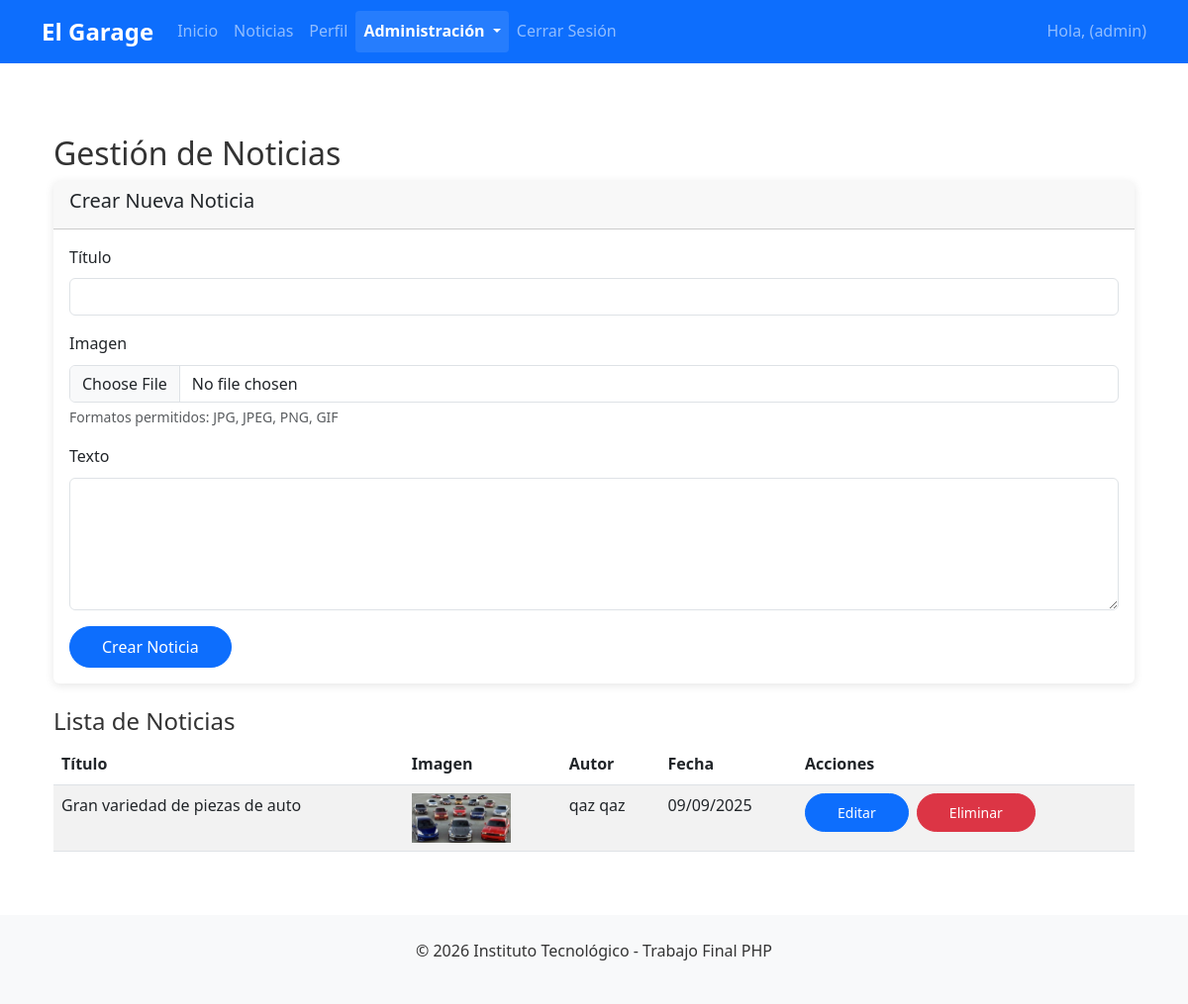
Screenshot of /admin/noticias-administracion.php (signed in) with the database file from the repository.
### tables this page shows
CREATE TABLE `noticias` (
  `idNoticia` int(11) NOT NULL,
  `titulo` varchar(255) NOT NULL,
  `imagen` varchar(255) NOT NULL,
  `texto` text NOT NULL,
  `fecha` date NOT NULL,
  `idUser` int(11) NOT NULL
);

CREATE TABLE `users_data` (
  `idUser` int(11) NOT NULL,
  `nombre` varchar(100) NOT NULL,
  `apellidos` varchar(100) NOT NULL,
  `email` varchar(100) NOT NULL,
  `telefono` varchar(20) NOT NULL,
  `fecha_nacimiento` date NOT NULL,
  `direccion` text DEFAULT NULL,
  `sexo` enum('Hombre','Mujer','Otro') DEFAULT NULL
);

### admin/noticias-administracion.php (the view, shortened to what this page needs)
<?php
require '../includes/database.php';
$base_url = rtrim(dirname(dirname($_SERVER['SCRIPT_NAME'])), '/\\') . '/';
$stmt = $pdo->query("
    SELECT n.*, ud.nombre, ud.apellidos
    FROM noticias n
    JOIN users_data ud ON n.idUser = ud.idUser
    ORDER BY n.fecha DESC
");
$noticias = $stmt->fetchAll();
?>
<!DOCTYPE html>
<html lang="es">
<head>
    <link href="https://cdn.jsdelivr.net/npm/bootstrap@5.3.0/dist/css/bootstrap.min.css" rel="stylesheet">
    <link rel="stylesheet" href="<?= $base_url ?>css/styles.css"></head>
<body>
    <?php include '../includes/header.php'; ?>
    <div class="container mt-5">
        <h2>Gestión de Noticias</h2>
        <div class="card mb-4">
            <div class="card-header">
                <h5>Crear Nueva Noticia</h5>
            </div>
            <div class="card-body">
                <form method="POST" enctype="multipart/form-data">
                    <div class="mb-3">
                        <label for="titulo" class="form-label">Título</label>
                        <input type="text" class="form-control" id="titulo" name="titulo" required>
                    </div>
                    <div class="mb-3">
                        <label for="imagen" class="form-label">Imagen</label>
                        <input type="file" class="form-control" id="imagen" name="imagen" accept="image/*" required>
                        <div class="form-text">Formatos permitidos: JPG, JPEG, PNG, GIF</div>
                    </div>
                    <div class="mb-3">
                        <label for="texto" class="form-label">Texto</label>
                        <textarea class="form-control" id="texto" name="texto" rows="5" required></textarea>
                    </div>
                    <button type="submit" name="crear_noticia" class="btn btn-primary">Crear Noticia</button>
                </form>
            </div>
        </div>
        <h4>Lista de Noticias</h4>
        <?php if (count($noticias) > 0): ?>
            <div class="table-responsive">
                <table class="table table-striped">
                    <thead>
                        <tr>
                            <th>Título</th>
                            <th>Imagen</th>
                            <th>Autor</th>
                            <th>Fecha</th>
                            <th>Acciones</th>
                        </tr>
                    </thead>
                    <tbody>
                        <?php foreach ($noticias as $noticia): ?>
                        <tr>
                            <td><?= htmlspecialchars($noticia['titulo']) ?></td>
                            <td>
                                <?php if (!empty($noticia['imagen'])): ?>
                                    <img src="../<?= htmlspecialchars($noticia['imagen']) ?>" alt="Imagen de noticia" style="max-width: 100px; max-height: 100px;">
                                <?php else: ?>
                                    <span class="text-muted">Sin imagen</span>
                                <?php endif; ?>
                            </td>
                            <td><?= htmlspecialchars($noticia['nombre'] . ' ' . $noticia['apellidos']) ?></td>
                            <td><?= date('d/m/Y', strtotime($noticia['fecha'])) ?></td>
                            <td>
                                <button type="button" class="btn btn-sm btn-primary me-1"
                                        data-bs-toggle="modal" data-bs-target="#editarNoticiaModal"
                                        data-id="<?= $noticia['idNoticia'] ?>"
                                        data-titulo="<?= htmlspecialchars($noticia['titulo']) ?>"
                                        data-texto="<?= htmlspecialchars($noticia['texto']) ?>"
                                        data-imagen="<?= htmlspecialchars($noticia['imagen']) ?>">
                                    Editar
                                </button>
                                <form method="POST" onsubmit="return confirm('¿Está seguro de eliminar esta noticia?')" class="d-inline">
                                    <button type="submit" name="eliminar_noticia" class="btn btn-sm btn-danger">Eliminar</button>
                                </form>
                            </td>
                        </tr>
                        <?php endforeach; ?>
                    </tbody>
                </table>
            </div>
        <?php else: ?>
            <div class="alert alert-info">
                No hay noticias disponibles.
            </div>
        <?php endif; ?>
    </div>
    <?php include '../includes/footer.php'; ?>
</body>
</html>

### css/styles.css (style rules this page uses)
body { display: flex; flex-direction: column; min-height: 100vh; font-family: 'Segoe UI', Tahoma, Geneva, Verdana, sans-serif; line-height: 1.6; color: #333; }
.container { flex: 1; }
.card { transition: all 0.3s ease; border: none; box-shadow: 0 2px 10px rgba(0,0,0,0.1); overflow: hidden; animation: fadeIn 0.6s ease-out; }
.btn { border-radius: 25px; padding: 0.5rem 2rem; font-weight: 500; }

### rows the page displays
noticias: titulo "Gran variedad de piezas de auto", imagen (picture), idUser.apellidos "qaz qaz", fecha "09/09/2025"

### other values shown
$_SESSION['rol'] "admin"
